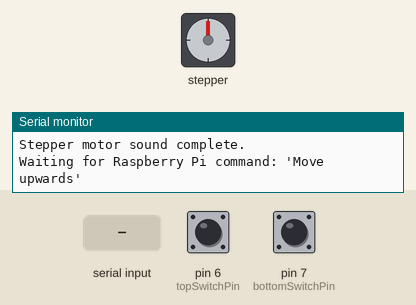
Simulated run of this sketch. Board: Arduino Uno, built with avr-gcc and run on an emulated ATmega328P. Parts: stepper motor, the last lines printed to the serial monitor. The test bench sets the inputs (shaded band); at power-on: pin 6 (topSwitchPin) HIGH, pin 7 (bottomSwitchPin) HIGH. Stepper angles assume 200 steps per turn.

Above: at 7.1 s.
7.2 s: "Move upwards\n" received over Serial
At 7.66 s:
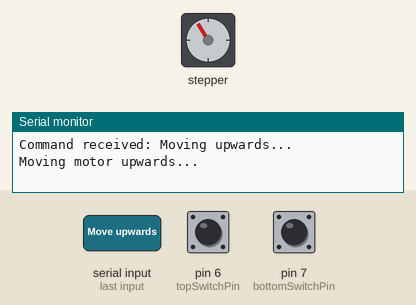
10.2 s: pin 6 (topSwitchPin) pulled LOW for 0.15 s
11.8 s: "A4\n" received over Serial
At 14.5 s:
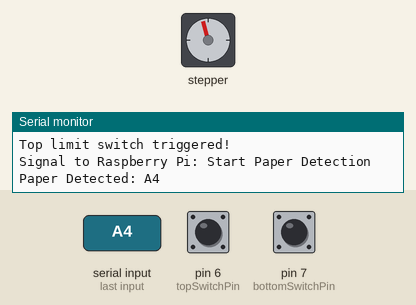
14.8 s: "CaptureComplete\n" received over Serial
At 17.36 s:
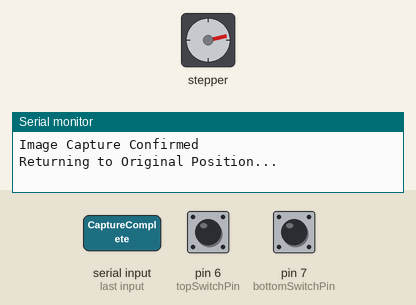
Timing chart, 0 to 27.8 s (numbered marks = the images above; inputs shaded):
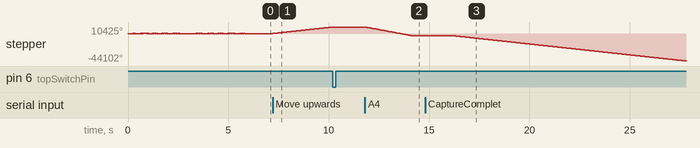

The sketch:

Arduino.ino
```cpp
#include <Stepper.h>

// Stepper motor configuration
#define STEPS_PER_REV 200  // Steps per revolution for NEMA 17
Stepper myStepper(STEPS_PER_REV, 8, 9); // Stepper on pins 8 (step) and 9 (dir)

// Limit switch pins
const int topSwitchPin = 6;    // Top limit switch
const int bottomSwitchPin = 7; // Bottom limit switch

// Flags and variables
long paperDetectionDistance = 0;  // Distance moved upward to detect paper
const int distanceA4 = -8000;     // Steps to move downward for A4
const int distanceA5 = -10000;    // Steps to move downward for A5
boolean paperDetected = false;    // Flag to indicate paper detection stage

void setup() {
  // Initialize serial communication
  Serial.begin(9600);
  Serial.println("Stepper Motor Program Started");

  // Configure stepper motor speed
  myStepper.setSpeed(1000); // Set speed in RPM

  // Configure limit switches
  pinMode(topSwitchPin, INPUT_PULLUP);   // Internal pull-up for top switch
  pinMode(bottomSwitchPin, INPUT_PULLUP); // Internal pull-up for bottom switch

  // Stepper motor sound demonstration
  Serial.println("Playing stepper motor sound...");
  for (int freq = 100; freq <= 1000; freq += 50) { // Increase frequency
    playTone(freq, 100); // Play each frequency for 100ms
  }
  for (int freq = 1000; freq >= 100; freq -= 50) { // Decrease frequency
    playTone(freq, 100);
  }
  Serial.println("Stepper motor sound complete.");
}

void loop() {
  // Step 1: Wait for the Raspberry Pi command to move upwards
  Serial.println("Waiting for Raspberry Pi command: 'Move upwards'");
  while (true) {
    if (Serial.available()) {
      String command = Serial.readStringUntil('\n');
      if (command == "Move upwards") {
        Serial.println("Command received: Moving upwards...");
        break; // Exit the loop and proceed
      } else {
        Serial.println("Invalid command. Waiting for 'Move upwards'.");
      }
    }
  }

  // Step 2: Move the motor upwards until the top limit switch is triggered
  Serial.println("Moving motor upwards...");
  while (digitalRead(topSwitchPin) == HIGH) {
    myStepper.step(1); // Move upwards step-by-step
  }
  Serial.println("Top limit switch triggered!");

  // Add a 1 second delay before signaling paper detection
  delay(1000);

  // Step 3: Signal Raspberry Pi to detect paper
  Serial.println("Signal to Raspberry Pi: Start Paper Detection");

  // Wait for Raspberry Pi to send the paper size
  while (Serial.available() == 0); // Wait for input
  String paperSize = Serial.readStringUntil('\n');

  // Step 4: Handle Raspberry Pi's response
  if (paperSize == "A4") {
    Serial.println("Paper Detected: A4");
    myStepper.step(distanceA4);  // Move downward to A4 position
    delay(2000);                 // Stabilization delay
    Serial.println("Signal to Raspberry Pi: Ready to Capture A4");
  } else if (paperSize == "A5") {
    Serial.println("Paper Detected: A5");
    myStepper.step(distanceA5);  // Move downward to A5 position
    delay(2000);                 // Stabilization delay
    Serial.println("Signal to Raspberry Pi: Ready to Capture A5");
  } else {
    Serial.println("Invalid Command from Raspberry Pi!");
    return; // Exit loop on invalid command
  }

  // Step 5: Wait for Raspberry Pi to confirm the image capture
  Serial.println("Waiting for Raspberry Pi: Image Capture Complete");
  while (Serial.available() == 0); // Wait for Raspberry Pi signal
  String captureConfirmation = Serial.readStringUntil('\n');

  if (captureConfirmation == "CaptureComplete") {
    Serial.println("Image Capture Confirmed") ;
  } else {
    Serial.println("Error: Expected 'CaptureComplete' from Raspberry Pi");
    return;
  }

  // Step 6: Move downward to the original position until the bottom limit switch is triggered
  Serial.println("Returning to Original Position...");
  while (digitalRead(bottomSwitchPin) == HIGH) {
    myStepper.step(-1); // Move downward step-by-step
  }
  Serial.println("Bottom limit switch triggered!");

  // Step 7: End the program
  Serial.println("Program Complete. Motor Halted.");
  while (true); // Stop further execution
}

// Function to play tones using the stepper motor
void playTone(int frequency, int duration) {
  int halfPeriod = 1000000 / (frequency * 2); // Half-period in microseconds
  long cycles = (long)frequency * duration / 1000; // Number of cycles

  for (long i = 0; i < cycles; i++) {
    myStepper.step(1); // Move a single step
    delayMicroseconds(halfPeriod);
    myStepper.step(-1); // Step back
    delayMicroseconds(halfPeriod);
  }
}
```

Measured:
- after the input at 7.2 s, stepper: keeps turning clockwise at about 3492°/s, starting at once
- after the input at 11.8 s, stepper: turns 14400° counter-clockwise in 2.4 s, starting at once
- after the input at 14.8 s, stepper: keeps turning counter-clockwise at about 3494°/s, starting after 1.5 s
